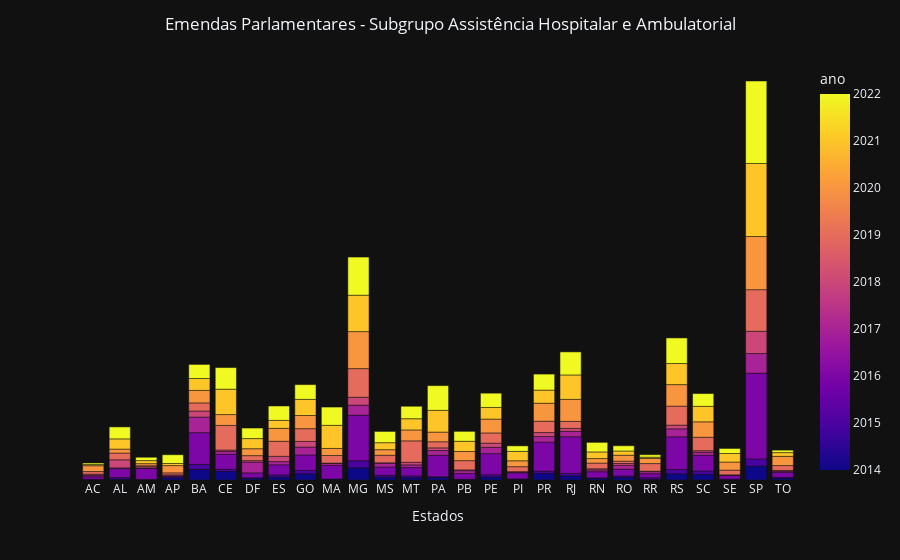

The code cell stored with this chart in its notebook:
### Markdown cell above
### (3) Análise por uf ao longo do tempo

### Code cell
#### informações por uf

#df_uf = df[(df['amostra'] == 'UF')]

ano_uf = df_uf.groupby(['uf', 'ano'])['valor_emendas'].sum()

fig4 = px.bar(ano_uf.reset_index(), x='uf', y='valor_emendas', color='ano', template='plotly_dark')

fig4.update_layout(barmode='relative', title='Emendas Parlamentares - Subgrupo Assistência Hospitalar e Ambulatorial',
                title_x=0.5)
fig4.update_xaxes(title = 'Estados', showgrid=False)
fig4.update_yaxes(visible= False, showticklabels=False, showgrid=False)
fig4.show()

### Figure 1 — Plotly figure (JSON) as saved in the notebook; plotly's stock layout.template omitted (floating-point values rounded to 4 significant figures; data arrays with more than 128 entries replaced by an {"elided": "..."} marker saying what was removed)
{"data": [{"alignmentgroup": "True", "hovertemplate": "uf=%{x}<br>valor_emendas=%{y}<br>ano=%{marker.color}<extra></extra>", "legendgroup": "", "marker": {"color": {"elided": "243 int values"}, "coloraxis": "coloraxis", "pattern": {"shape": ""}}, "name": "", "offsetgroup": "", "orientation": "v", "showlegend": false, "textposition": "auto", "type": "bar", "x": {"elided": "243 str values"}, "xaxis": "x", "y": {"elided": "243 float values"}, "yaxis": "y"}], "layout": {"barmode": "relative", "coloraxis": {"colorbar": {"title": {"text": "ano"}}, "colorscale": [[0, "#0d0887"], [0.1111, "#46039f"], [0.2222, "#7201a8"], [0.3333, "#9c179e"], [0.4444, "#bd3786"], [0.5556, "#d8576b"], [0.6667, "#ed7953"], [0.7778, "#fb9f3a"], [0.8889, "#fdca26"], [1, "#f0f921"]]}, "legend": {"tracegroupgap": 0}, "margin": {"t": 60}, "title": {"text": "Emendas Parlamentares - Subgrupo Assistência Hospitalar e Ambulatorial", "x": 0.5}, "xaxis": {"anchor": "y", "domain": [0, 1], "showgrid": false, "title": {"text": "Estados"}}, "yaxis": {"anchor": "x", "domain": [0, 1], "showgrid": false, "showticklabels": false, "title": {"text": "valor_emendas"}, "visible": false}}}
